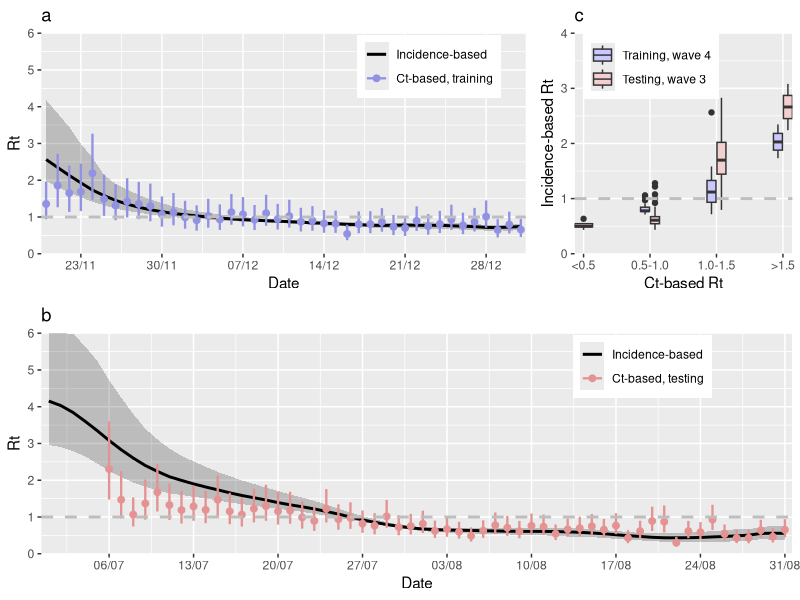

Recreate this plot in R.
#------------
# reverse validation
# Supplementary Fig. 4 
#------------
#
# load packages
require(ggplot2)
library(tidyverse)
library(pROC)
library(gridExtra)
require(e1071)
#
######################################################
## data_daily_all: daily case counts/sample counts, incidence-based Rt; 
##                 daily Ct mean, median and skewness (imputed)
##                 correspond to "Supplementary" data in source data file
#######################################################
#
# read in "data_daily_all.csv"
daily.linelist <- read.csv("data_daily_all.csv",as.is=T)
#
# functions set for plotting 
predPlot = function(ct, period, panel){
        
        y.max = 6
        
        if(period == 'training') {
                data_used = ct %>%
                        filter(training == 1)
                dates = range(data_used$date)
        }
        
        if(period == 'testing') {
                data_used = ct %>%
                        filter(testing == 1)
                dates = range(data_used$date)
        }
        
        p = ggplot(data = data_used %>%
                           mutate(upr = ifelse(upr > y.max, y.max, upr))) +
                
                geom_polygon(data = tibble(
                        date_new = c(data_used$date, 
                                     rev(data_used$date)),
                        y_new = c(data_used$local.rt.lower,
                                  rev(data_used$local.rt.upper))) %>%
                                mutate(y_new = ifelse(y_new > y.max, y.max, y_new)),
                        aes(x = date_new,
                            y = y_new,
                            fill = 'empirical'),
                        color = NA,
                        alpha = 0.2) +
                
                geom_line(aes(x = date,
                              y = local.rt.mean,
                              color = 'empirical'),
                          size = 1) +
                
                geom_point(aes(x = date,
                               y = fit,
                               color = 'predicted'),
                           size = 2) +
                
                geom_segment(aes(x = date,
                                 y = lwr,
                                 xend = date,
                                 yend = upr,
                                 color = 'predicted'),
                             size = 0.8) +
                
                scale_y_continuous(name = 'Rt',
                                   limits = c(0, y.max),
                                   expand = c(0, 0),
                                   breaks = seq(0, y.max, 1)) +
                scale_x_date(name = 'Date',
                             limits = dates,
                             date_breaks = "1 week", 
                             date_labels = "%d/%m",
                             expand = c(0.01, 0.01))  +
                
                geom_hline(yintercept = 1,
                           linetype = 'dashed',
                           size = 1,
                           color = 'grey') +
                
                theme(legend.position = c(0.8, 0.85),
                      legend.title = element_text(size = 16, face = 'bold')) +
                labs(title = panel)
        
        if(period == 'training'){
                
                p = p +
                        scale_fill_manual(name = NULL,
                                          values = c(empirical = 'black',
                                                     predicted = '#9292e4'),
                                          labels = c('Incidence-based', 'Ct-based, training'), 
                                          guide = "none") +
                        scale_color_manual(name = NULL,
                                           values = c(empirical = 'black',
                                                      predicted = '#9292e4'),
                                           labels = c('Incidence-based', 'Ct-based, training'))
                
        }
        
        if(period == 'testing'){
                
                p = p +
                        scale_fill_manual(name = NULL,
                                          values = c(empirical = 'black',
                                                     predicted = '#e49292'),
                                          labels = c('Incidence-based', 'Ct-based, testing'), 
                                          guide = "none") +
                        scale_color_manual(name = NULL,
                                           values = c(empirical = 'black',
                                                      predicted = '#e49292'),
                                           labels = c('Incidence-based', 'Ct-based, testing'))
                
        }
        
        p
        
}
#
predBoxPlot = function(ct, panel){
        
        data_used = ct %>%
                filter(training == 1 | testing == 1) %>%
                filter(!is.na(fit)) %>%
                mutate(
                        pred_rt_cat = factor(cut(fit,
                                                 c(-1, 0.5, 1, 1.5, 10))),
                        group = factor(ifelse(training == 1,
                                              'Training, wave 4',
                                              'Testing, wave 3'),
                                       levels = c('Training, wave 4',
                                                  'Testing, wave 3'))
                )
        
        ggplot(data = data_used) +
                geom_boxplot(aes(
                        x = pred_rt_cat,
                        y = local.rt.mean,
                        fill = group),
                        width = 0.3) +
                geom_hline(yintercept = 1,
                           linetype = 'dashed',
                           size = 1,
                           color = 'grey') +
                scale_y_continuous(name = 'Incidence-based Rt',
                                   limits = c(0, 4),
                                   breaks = seq(0, 4, 1),
                                   expand = c(0, 0)) +
                scale_x_discrete(name = 'Ct-based Rt',
                                 expand = c(0.01, 0.01),
                                 labels = c('<0.5', '0.5-1.0', '1.0-1.5', '>1.5')) +
                scale_fill_manual(name = '',
                                  values = c('#c9c9ff', '#f3cfcf')) +
                theme(legend.position = c(0.35, 0.9)) +
                labs(title = panel)
}
#
#-------
date_max <- as.Date("2021-03-31")
daily.linelist$date <- as.Date(daily.linelist$date)

ct.rt2 = daily.linelist %>%
        mutate(training = ifelse(date >= as.Date('2020-11-20') &
                                         date <= as.Date('2020-12-31'),
                                 1,
                                 0),
               testing = ifelse(date >= as.Date('2020-07-01') &
                                        date <= as.Date('2020-08-31'),
                                1,
                                0)
        ) %>%
        filter(date >= as.Date('2020-07-01') &
                       date <= date_max)

m = lm(log(local.rt.mean) ~ mean + skewness.imputed, 
       data = ct.rt2[ct.rt2$training == 1, ])

pred = predict(m, newdata = ct.rt2, interval = 'prediction')

ct.rt2 = cbind(ct.rt2, exp(pred))


p = grid.arrange(
        grobs = list(
                predPlot(ct.rt2, 'training', 'a'),
                predBoxPlot(ct.rt2, 'c'),
                predPlot(ct.rt2, 'testing', 'b')),
        widths = c(2, 1),
        heights = c(1, 1),
        layout_matrix = rbind(c(1, 2),
                              c(3, 3))
)
## export results 
ggsave('Fig_S4.pdf',p,width = 12, height = 8)
##
#####

## end of script

#####
